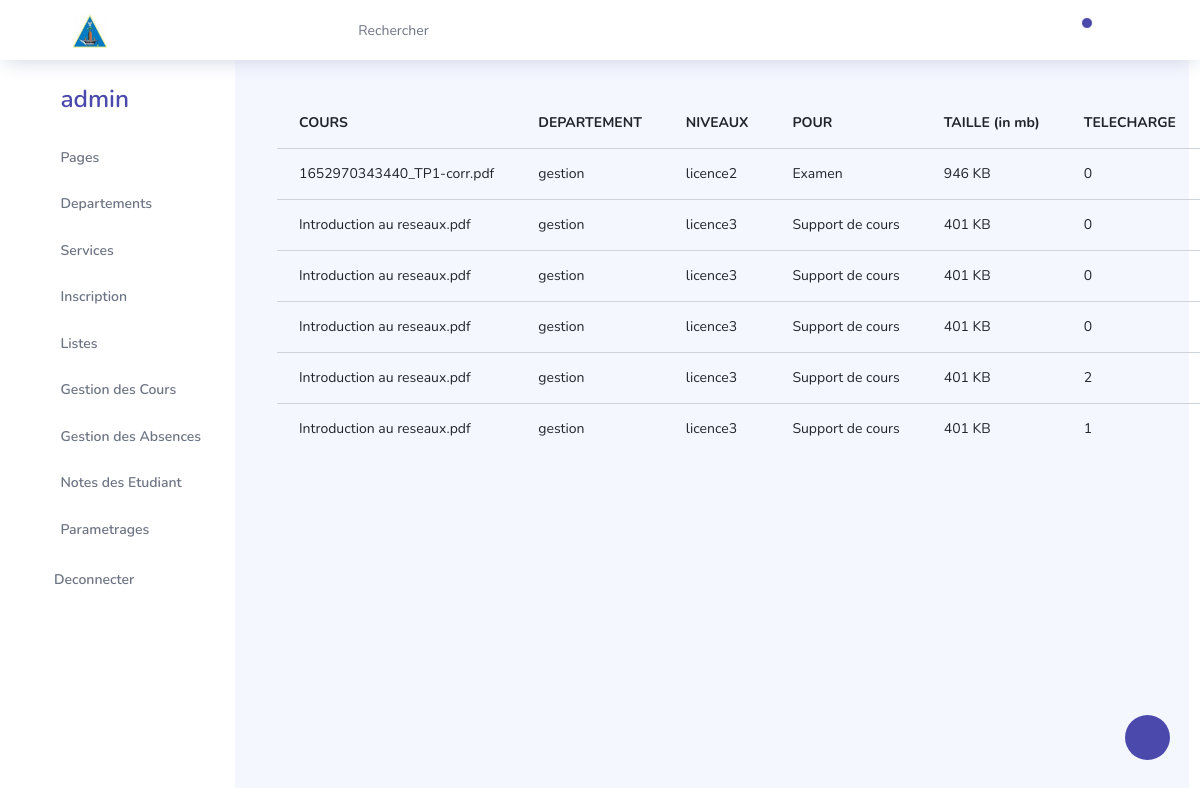
The app's page /pagesAdmin/pages/departement/gestion/gestion.php (signed in) with its own data.
### tables this page shows
CREATE TABLE `files` (
  `id` int(100) NOT NULL,
  `name` varchar(255) NOT NULL,
  `size` int(11) NOT NULL,
  `downloads` int(11) NOT NULL,
  `niveaux` text NOT NULL,
  `departement` text NOT NULL,
  `pour` text NOT NULL
);

### pagesAdmin/pages/departement/gestion/filesLogic.php (called while the page is built, shortened)
<?php
$conn = mysqli_connect('localhost', 'root', '', 'projetiscamen');
$sql = "SELECT * FROM files WHERE departement='gestion'";
$result = mysqli_query($conn, $sql);
$files = mysqli_fetch_all($result, MYSQLI_ASSOC);

### pagesAdmin/pages/departement/gestion/gestion.php (the view, shortened to what this page needs)
<?php include 'filesLogic.php';?>
<!DOCTYPE html>
<html>
<head>
</head>
<body>
<?php require_once "header.php"?>
<div class="main-panel">
    <div class="content-wrapper">
       <div class="col-md-8">
           <table class="table">
              <thead>
                  <th>COURS</th>
                  <th>DEPARTEMENT</th>
                  <th>NIVEAUX</th>
                  <th>POUR</th>
                  <th>TAILLE (in mb)</th>
                  <th>TELECHARGE</th>
                  <th>Action</th>
              </thead>
              <tbody>
                <?php foreach ($files as $file): ?>
                  <tr>
                    <td><?php echo $file['name']; ?></td>
                    <td><?php echo $file['departement']; ?></td>
                    <td><?php echo $file['niveaux']; ?></td>
                    <td><?php echo $file['pour']; ?></td>
                    <td><?php echo floor($file['size'] / 1000) . ' KB'; ?></td>
                    <td><?php echo $file['downloads']; ?></td>
                    <td><a href="../../pdf/downloads.php?file_id=<?php echo $file['id'] ?>"><i class="fa fa-download"></i></a></td>
                  </tr>
                <?php endforeach;?>
              </tbody>
            </table>
       </div>
    </div>
</div>
</body>
</html>

### pagesAdmin/pages/departement/gestion/gestion.php (style rules this page uses)
.main-panel { margin-left: 14rem; }

### records on screen
files: name "1652970343440_TP1-corr.pdf", departement "gestion", niveaux "licence2", pour "Examen", floor($file['size']/1000) "946", downloads "0"
files: name "Introduction au reseaux.pdf", departement "gestion", niveaux "licence3", pour "Support de cours", floor($file['size']/1000) "401", downloads "0"
files: name "Introduction au reseaux.pdf", departement "gestion", niveaux "licence3", pour "Support de cours", floor($file['size']/1000) "401", downloads "0"
files: name "Introduction au reseaux.pdf", departement "gestion", niveaux "licence3", pour "Support de cours", floor($file['size']/1000) "401", downloads "0"
files: name "Introduction au reseaux.pdf", departement "gestion", niveaux "licence3", pour "Support de cours", floor($file['size']/1000) "401", downloads "2"
files: name "Introduction au reseaux.pdf", departement "gestion", niveaux "licence3", pour "Support de cours", floor($file['size']/1000) "401", downloads "1"

### other values on screen
$_SESSION['login'] "admin"
